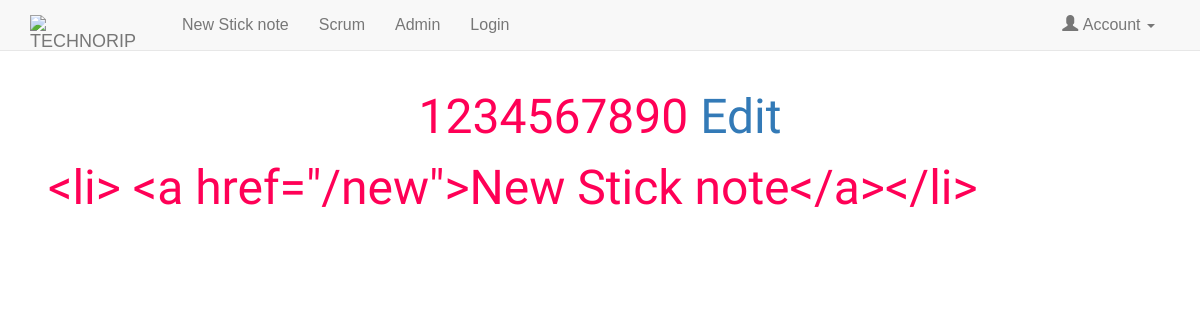
Page /notes/20/ on the committed database.
### mysite/models.py (models this page shows, shortened)
class notes(models.Model):
    title = models.CharField(max_length=100)
    content = models.TextField()
    author = models.ForeignKey('auth.User')
    published_date = models.DateTimeField(default=timezone.now())
    last_update_date = models.DateField(default=timezone.now())
    draft_staus = models.BooleanField()

### mysite/views.py (the view)
# urls.py: url(r'^notes/(?P<id>\d+)/$', views.note_detail, name='detail'),
def note_detail(request,id = None):
    current_note = get_object_or_404(notes,id=id)
    return render(request,'single-note.html',{'this_note':current_note})

### templates/single-note.html (shortened to what this page needs)
{% extends 'base.html' %}
{% load staticfiles %}
{% block content %}
<br>
    <h2 style="text-align: center">{{ this_note.title }} <a
            href="{% url 'mysite:update' this_note.id %}"><span>   Edit</span></a></h2>
    <p>
        {{ this_note.content }}
    </p>
{% endblock %}

### mysite/static/css/main.css (style rules this page uses)
* { margin:0; padding:0; }
body { font-family:arial,sans-serif; font-size:160%; margin:3em; color:#ff0056; }
.stick h1,h2,p { font-size:300%; font-weight:normal; font-family:"Reenie Beanie",arial,sans-serif; }

### rows in the picture
notes: title "1234567890", content "<li> <a href=\"/new\">New Stick note</a></li>"
